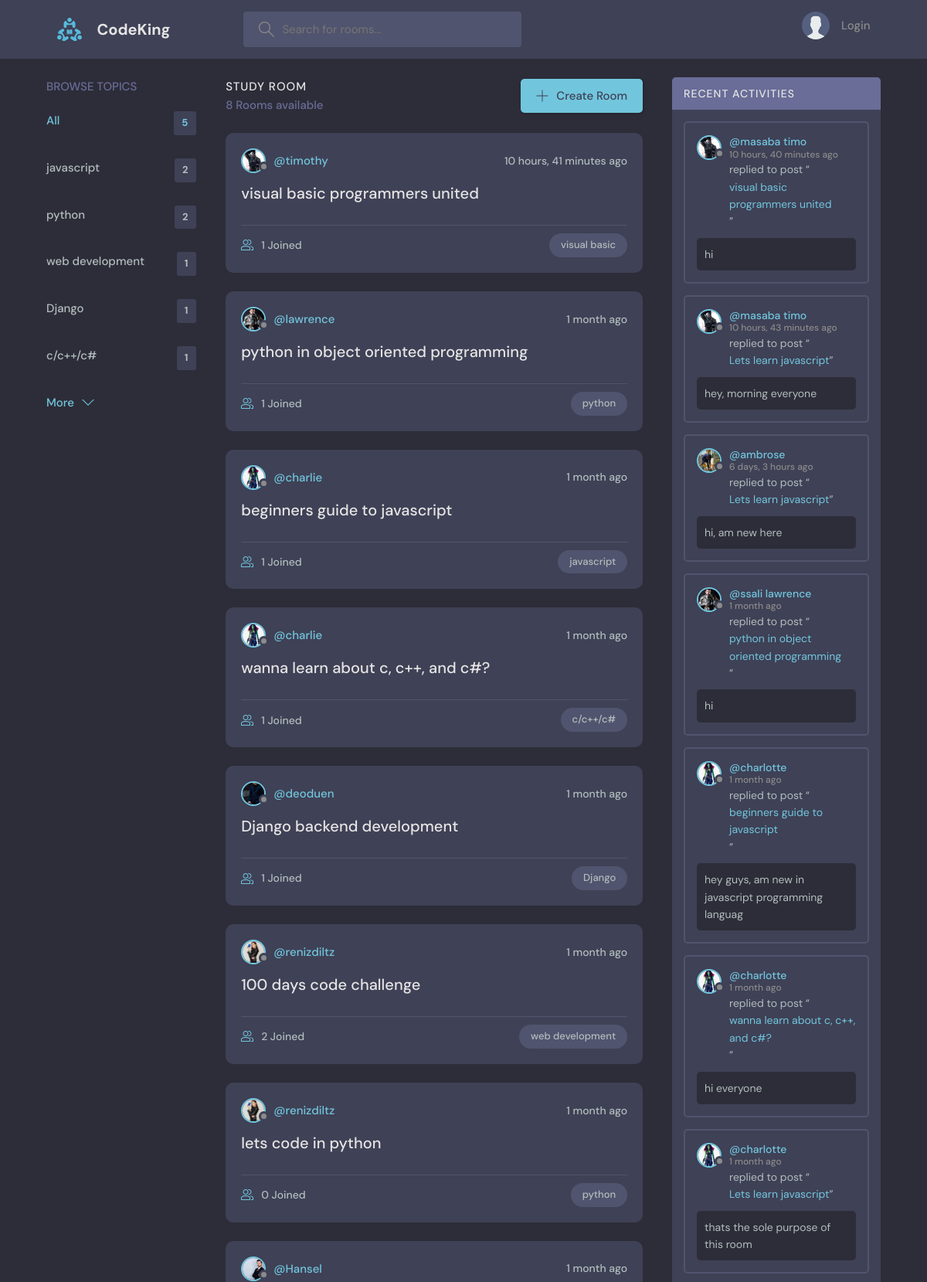
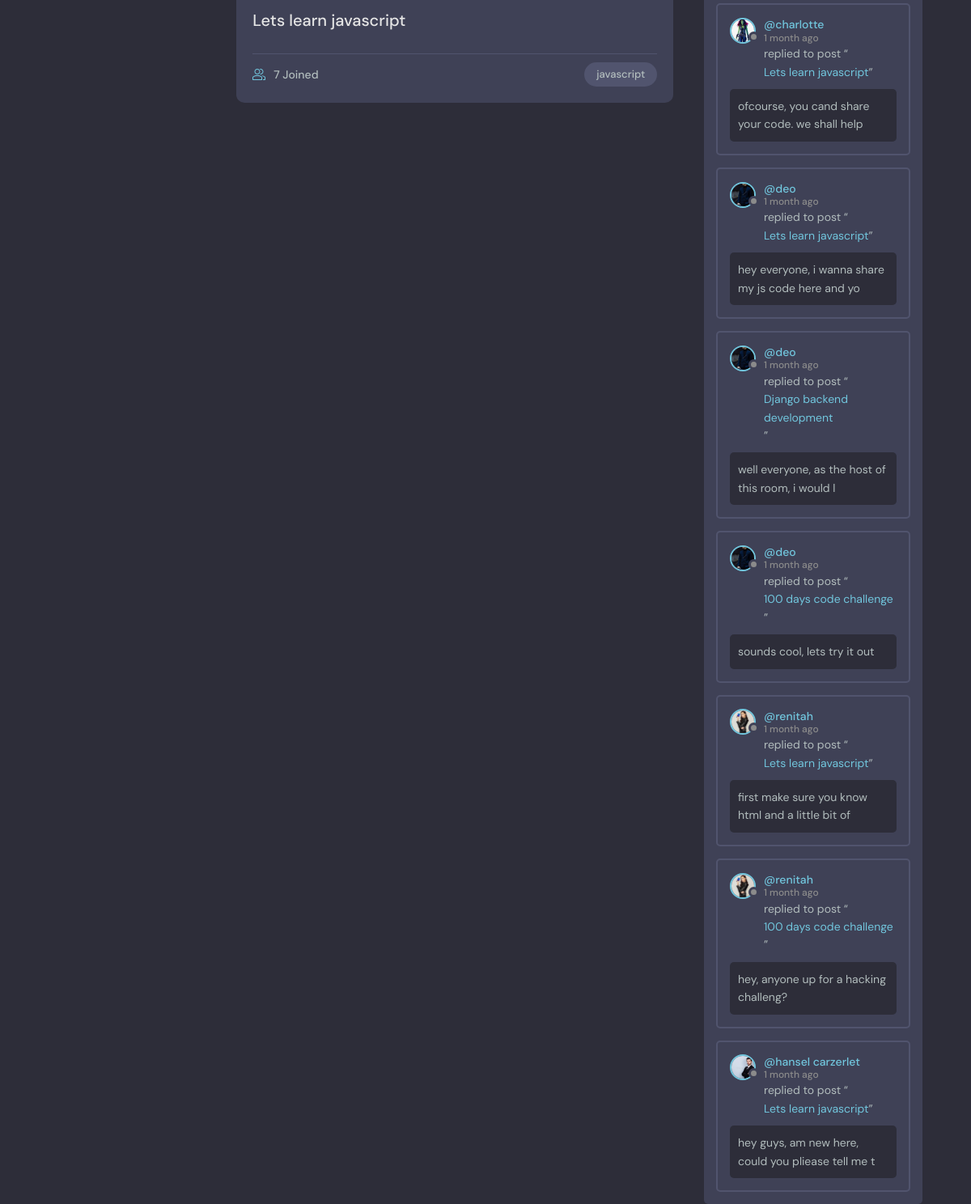
The page / on the database its author committed (2 pictures, top to bottom).
### base/models.py (models this page shows, shortened)
class Topic(models.Model):
    name = models.CharField(max_length=200)

class Room(models.Model):
    host = models.ForeignKey(User, on_delete=models.SET_NULL, null=True)
    topic = models.ForeignKey(Topic, on_delete=models.SET_NULL, null=True)
    name = models.CharField(max_length=200)
    description = models.TextField(null=True, blank=True)
    participants = models.ManyToManyField(User, related_name='participants', blank=True)
    updated = models.DateTimeField(auto_now=True)
    created = models.DateTimeField(auto_now_add=True)
    class Meta:
        ordering = ['-created', '-updated']
    def __str__ (self):
        return self.name

class User(AbstractUser):
    name = models.CharField(max_length=200, null=True)
    email = models.EmailField(unique=True, null=True)
    bio = models.TextField(null=True)
    avatar = models.ImageField(null=True, default="avatar.svg")
    USERNAME_FIELD = 'email'
    REQUIRED_FIELDS = []
    def __str__(self):
        return str(self.name)

class Message(models.Model):
    user = models.ForeignKey(User, on_delete=models.CASCADE)
    room = models.ForeignKey(Room, on_delete=models.CASCADE)
    body = models.TextField()
    updated = models.DateTimeField(auto_now=True)
    created = models.DateTimeField(auto_now_add=True)
    class Meta:
        ordering = ['-created', '-updated']
    def __str__ (self):
        return self.body[0:50]

### base/views.py (the view)
# urls.py: path('',views.home, name="home" ),
def home(request):
    q = request.GET.get('q') if request.GET.get('q') !=None else ''
    rooms = Room.objects.filter(
        Q(topic__name__icontains = q) |
        Q(name__icontains = q) |
        Q(description__icontains = q)
        )
    topics = Topic.objects.all()[0:5]
    room_count = rooms.count()
    room_messages = Message.objects.filter(Q(room__topic__name__icontains=q))
    context= {
        'rooms': rooms,
        'topics': topics,
        'room_count': room_count,
        'room_messages':room_messages
    }
    return render(request,'base/home.html', context)

### base/templates/base/home.html (shortened to what this page needs)
{% extends 'base/main.html' %}
{% block content %}
    <main class="layout layout--3">
      <div class="container">
        {% include 'base/topics_component.html' %}
        <div class="roomList">
          <div class="roomList__header">
            <div>
              <h2>Study Room</h2>
              <p>{{room_count}} Rooms available</p>
            </div>
            <a class="btn btn--main" href="{% url 'create-room' %}">
              <svg version="1.1" xmlns="http://www.w3.org/2000/svg" width="32" height="32" viewBox="0 0 32 32">
                <title>add</title>
                <path
                  d="M16.943 0.943h-1.885v14.115h-14.115v1.885h14.115v14.115h1.885v-14.115h14.115v-1.885h-14.115v-14.115z"
                ></path>
              </svg>
              Create Room
            </a>
          </div>
          {% include 'base/feed_component.html' %}
        </div>
        {% include 'base/activity_component.html' %}
      </div>
    </main>
{% endblock %}

### base/templates/base/topics_component.html
<div class="topics">
    <div class="topics__header">
      <h2>Browse Topics</h2>
    </div>
    <ul class="topics__list">
      <li>
        <a href="{% url 'home' %}" class="active">All <span>{{topics.count}}</span></a>
      </li>
      {% for topic in topics %}
      <li>
        <a href="{% url 'home' %}?q={{topic.name}}">{{topic.name}} <span>{{topic.room_set.all.count}}</span></a>
      </li>
      {% endfor %}
    </ul>
    <a class="btn btn--link" href="{% url 'topics' %}">
      More
      <svg version="1.1" xmlns="http://www.w3.org/2000/svg" width="32" height="32" viewBox="0 0 32 32">
        <title>chevron-down</title>
        <path d="M16 21l-13-13h-3l16 16 16-16h-3l-13 13z"></path>
      </svg>
    </a>
  </div>

### base/templates/base/feed_component.html (shortened to what this page needs)
{% for room in rooms %}
<div class="roomListRoom">
    <div class="roomListRoom__header">
      <a href="{% url 'user-profile' room.host.id%}" class="roomListRoom__author">
        <div class="avatar avatar--small">
          <img src="{{room.host.avatar.url}}" />
        </div>
        <span>@{{room.host.username}}</span>
      </a>
      <div class="roomListRoom__actions">
        <span>{{room.created|timesince}} ago</span>
      </div>
    </div>
    <div class="roomListRoom__content">
      <a href="{% url 'room' room.id%}">{{room.name}}</a>
    </div>
    <div class="roomListRoom__meta">
      <a href="{% url 'room' room.id%}" class="roomListRoom__joined">
        {{room.participants.all.count}} Joined
      </a>
      <p class="roomListRoom__topic">{{room.topic.name}}</p>
    </div>
  </div>
  {% endfor %}

### base/templates/base/activity_component.html (shortened to what this page needs)
<div class="activities">
    <div class="activities__header">
      <h2>Recent Activities</h2>
    </div>
    {% for message in room_messages %}
    <div class="activities__box">
      <div class="activities__boxHeader roomListRoom__header">
        <a href="{% url 'user-profile' message.user.id %}" class="roomListRoom__author">
          <div class="avatar avatar--small">
            <img src="{{message.user.avatar.url}}" />
          </div>
          <p>
            @{{message.user}}
            <span>{{message.created|timesince}} ago</span>
          </p>
        </a>
      </div>
      <div class="activities__boxContent">
        <p>replied to post “<a href="{% url 'room' message.room.id %}">{{message.room}}</a>”</p>
        <div class="activities__boxRoomContent">
          {{message}}
        </div>
      </div>
    </div>
    {% endfor %}
</div>

### rows shown on the page
Topic: name "javascript", room_set.all.count "2"
Topic: name "python", room_set.all.count "2"
Topic: name "web development", room_set.all.count "1"
Topic: name "Django", room_set.all.count "1"
Topic: name "c/c++/c#", room_set.all.count "1"
Room: host.avatar (picture), host.username "timothy", created "10 hours, 41 minutes", name "visual basic programmers united", participants.all.count "1", topic.name "visual basic"
Room: host.avatar (picture), host.username "lawrence", created "1 month", name "python in object oriented programming", participants.all.count "1", topic.name "python"
Room: host.avatar (picture), host.username "charlie", created "1 month", name "beginners guide to javascript", participants.all.count "1", topic.name "javascript"
Room: host.avatar (picture), host.username "charlie", created "1 month", name "wanna learn about c, c++, and c#?", participants.all.count "1", topic.name "c/c++/c#"
Room: host.avatar (picture), host.username "deoduen", created "1 month", name "Django backend development", participants.all.count "1", topic.name "Django"
Room: host.avatar (picture), host.username "renizdiltz", created "1 month", name "100 days code challenge", participants.all.count "2", topic.name "web development"
Room: host.avatar (picture), host.username "renizdiltz", created "1 month", name "lets code in python", participants.all.count "0", topic.name "python"
Room: host.avatar (picture), host.username "Hansel", created "1 month", name "Lets learn javascript", participants.all.count "7", topic.name "javascript"
Message: user.avatar (picture), user "masaba timo", created "10 hours, 40 minutes", room "visual basic programmers united", body "hi"
Message: user.avatar (picture), user "masaba timo", created "10 hours, 43 minutes", room "Lets learn javascript", body "hey, morning everyone"
Message: user.avatar (picture), user "ambrose", created "6 days, 3 hours", room "Lets learn javascript", body "hi, am new here"
Message: user.avatar (picture), user "ssali lawrence", created "1 month", room "python in object oriented programming", body "hi"
Message: user.avatar (picture), user "charlotte", created "1 month", room "beginners guide to javascript", body "hey guys, am new in javascript programming languag"
Message: user.avatar (picture), user "charlotte", created "1 month", room "wanna learn about c, c++, and c#?", body "hi everyone"
Message: user.avatar (picture), user "charlotte", created "1 month", room "Lets learn javascript", body "thats the sole purpose of this room"
Message: user.avatar (picture), user "charlotte", created "1 month", room "Lets learn javascript", body "ofcourse, you cand share your code. we shall help"
Message: user.avatar (picture), user "deo", created "1 month", room "Lets learn javascript", body "hey everyone, i wanna share my js code here and yo"
Message: user.avatar (picture), user "deo", created "1 month", room "Django backend development", body "well everyone, as the host of this room, i would l"
Message: user.avatar (picture), user "deo", created "1 month", room "100 days code challenge", body "sounds cool, lets try it out"
Message: user.avatar (picture), user "renitah", created "1 month", room "Lets learn javascript", body "first make sure you know html and a little bit of"
Message: user.avatar (picture), user "renitah", created "1 month", room "100 days code challenge", body "hey, anyone up for a hacking challeng?"
Message: user.avatar (picture), user "hansel carzerlet", created "1 month", room "Lets learn javascript", body "hey guys, am new here, could you pliease tell me t"

### other values the page prints
{{ topics.count }} "5"
{{ room_count }} "8"
